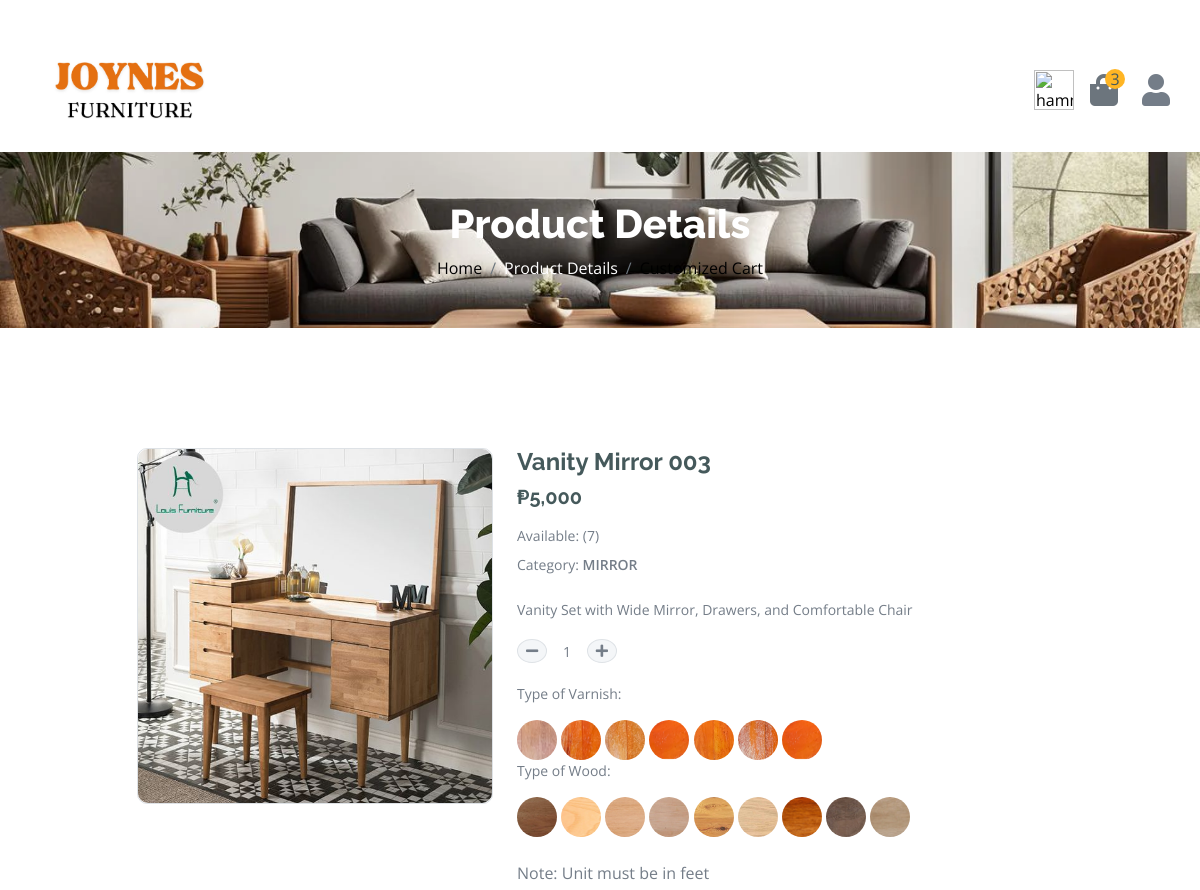
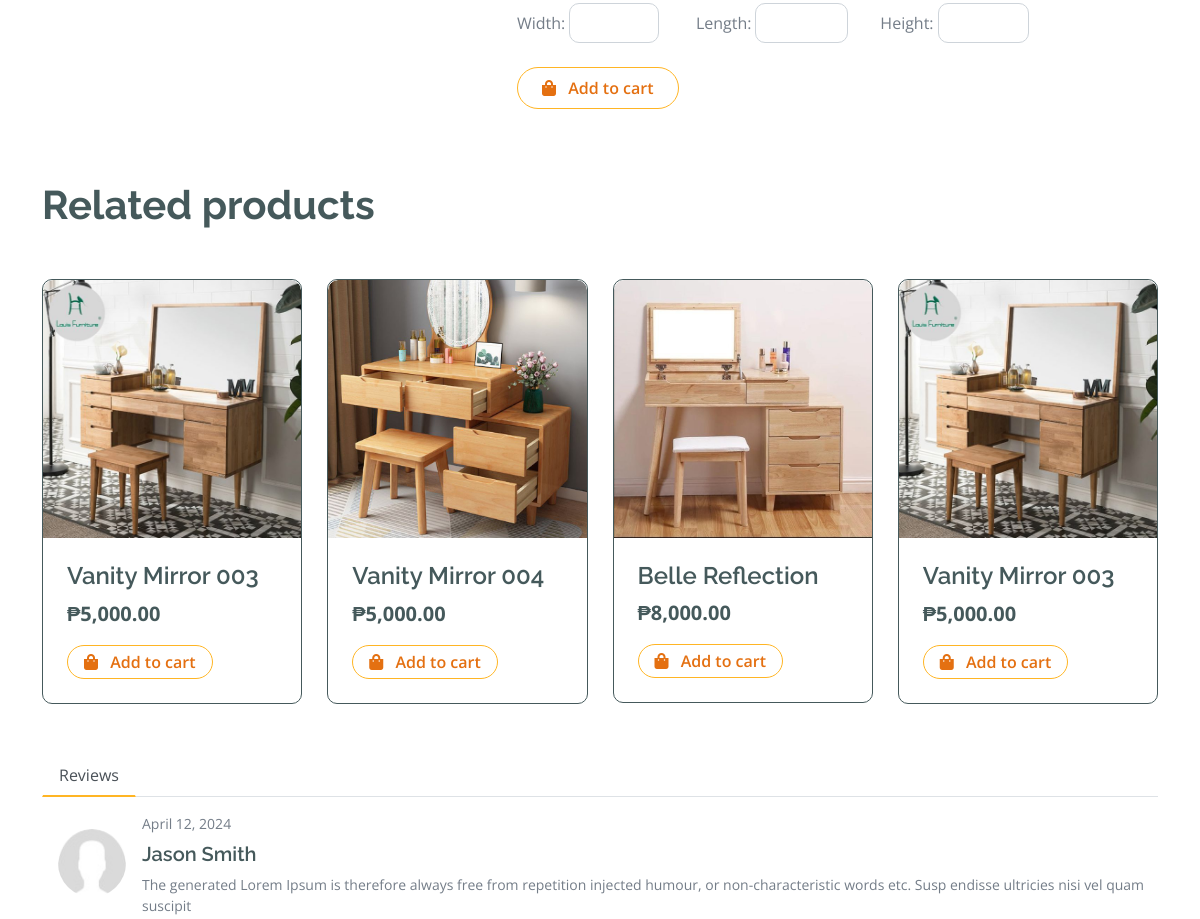
The app's page /customshop.php?id=140 (upper part), older data (2 pictures, top to bottom).
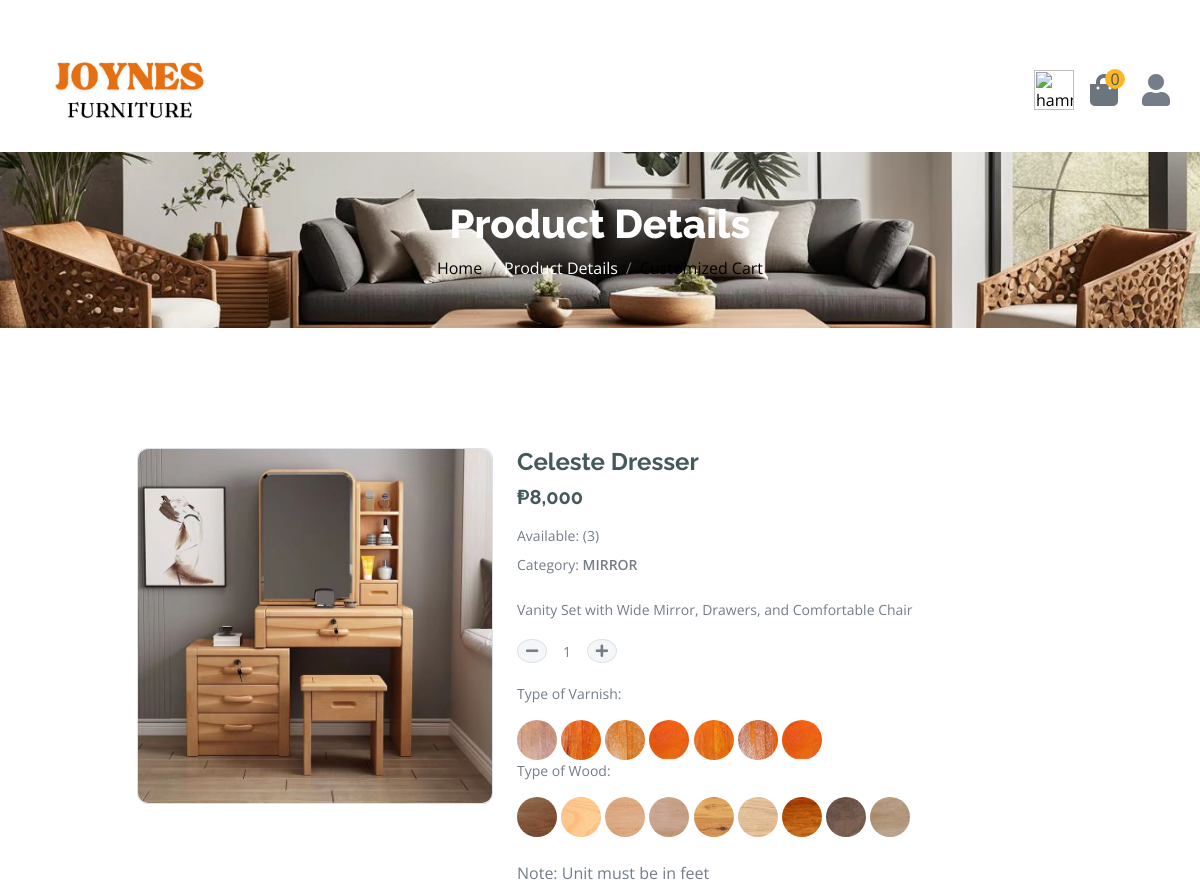
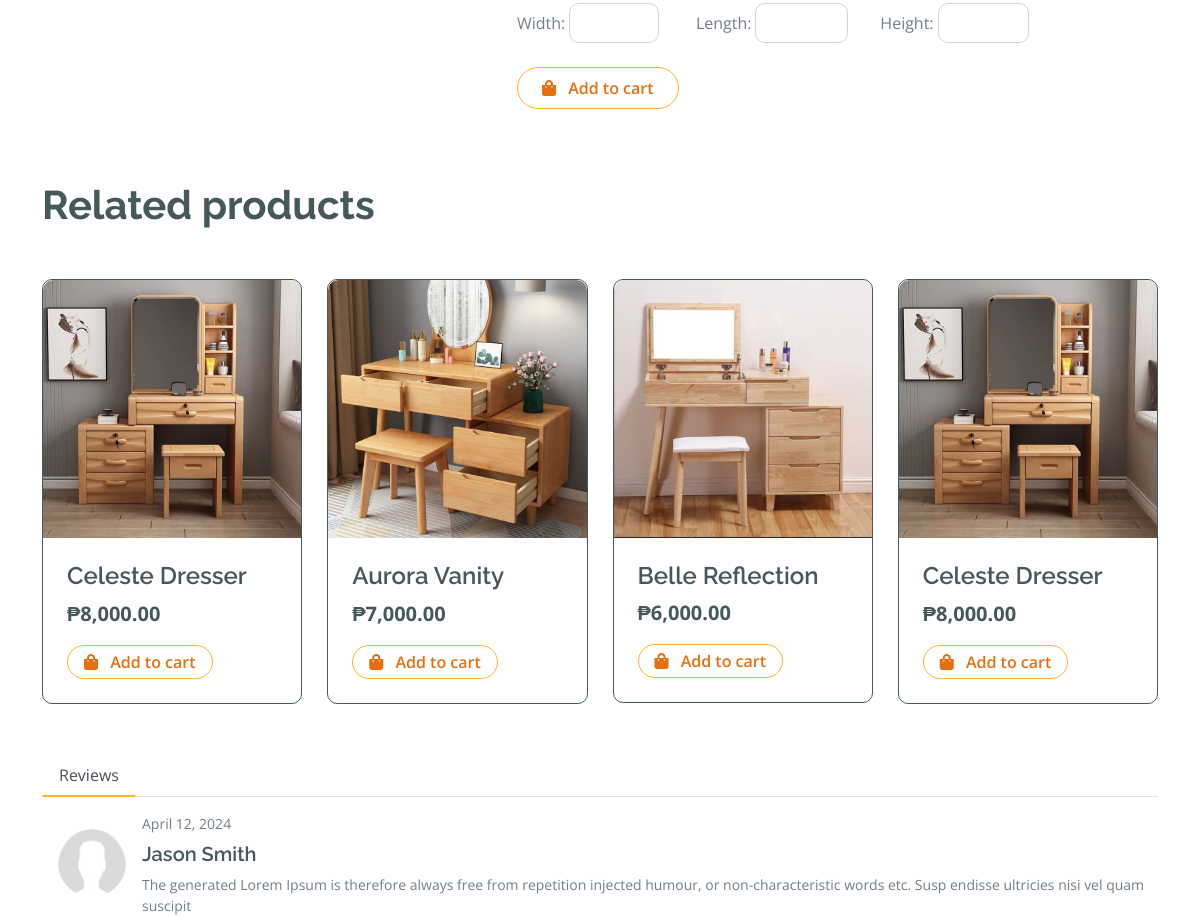
The same page, newer data (2 pictures, top to bottom).
### tables this page shows
CREATE TABLE `furnituretbl` (
  `fID` bigint(20) NOT NULL,
  `fName` varchar(255) NOT NULL,
  `category` varchar(255) NOT NULL,
  `image` varchar(255) NOT NULL,
  `fDes` varchar(5000) NOT NULL,
  `fQuantity` int(11) NOT NULL,
  `cost` bigint(255) NOT NULL,
  `date` date NOT NULL,
  `width` decimal(10,2) DEFAULT NULL,
  `length` decimal(10,2) DEFAULT NULL,
  `height` decimal(10,2) DEFAULT NULL
);

### customfunc.php (called while the page is built, shortened)
<?php
include("database.php");
$rawsql = "SELECT * FROM rawmtbl";
$rawresult = mysqli_query($conn, $rawsql);
$varsql = "SELECT * FROM varnishtbl";
$varresult = mysqli_query($conn, $varsql);
?>

### customshop.php (the view, shortened to what the changed rows need)
<?php
include("functions.php");
include("customfunc.php");
$sql5 = "SELECT COUNT(*) FROM addcart";
$result5 = mysqli_query($conn, $sql5);
$row5 = mysqli_fetch_assoc($result5);
$i = $row5['COUNT(*)'];
$id = $_GET['id'];
$sql = "SELECT * FROM furnituretbl WHERE fID= $id";
$result = mysqli_query($conn, $sql);
$row = mysqli_fetch_assoc($result);
$number = $row['cost'];
$formattedNumber = number_format($number, 0, '.', ',');
$cost = $formattedNumber;
$cat = $row['category'];
$sqlcat = "SELECT * FROM furnituretbl WHERE category = '$cat'";
$resultcat = mysqli_query($conn, $sqlcat);
?>
<!DOCTYPE html>
<html lang="en">
<head>
    <link rel="stylesheet" href="https://use.fontawesome.com/releases/v5.15.4/css/all.css" />
    <link href="https://cdn.jsdelivr.net/npm/bootstrap-icons@1.4.1/font/bootstrap-icons.css" rel="stylesheet">
    <link href="lib/lightbox/css/lightbox.min.css" rel="stylesheet">
    <link href="lib/owlcarousel/assets/owl.carousel.min.css" rel="stylesheet">
    <link href="css/bootstrap.min.css" rel="stylesheet">
    <link href="css/style.css" rel="stylesheet">
</head>
<body>
    <div class="container-fluid fixed-top">
        <div class="container px-0">
            <nav class="navbar navbar-light bg-white navbar-expand-xl">
                <div class="collapse navbar-collapse bg-white" id="navbarCollapse">
                    <div class="d-flex m-3 me-0">
                        <a href="cart.php" class="position-relative me-4 my-auto text-muted">
                            <i class="fa fa-shopping-bag fa-2x"></i>
                            <span class="position-absolute bg-secondary rounded-circle d-flex align-items-center justify-content-center text-dark px-1" style="top: -5px; left: 15px; height: 20px; min-width: 20px;"><?php echo $i; ?></span>
                        </a>
                    </div>
                </div>
            </nav>
        </div>
    </div>
    <div class="container-fluid page-header py-5">
        <h1 class="text-center text-white display-6">Product Details</h1>
    </div>
    <br>
    <div class="container-fluid py-5">
        <div class="container py-5">
            <form action="customSubmit.php" method="POST">
                <div class="col-lg-12 col-xl-12">
                    <div class="row justify-content-center">
                        <div class="col-lg-4">
                            <div class="border rounded">
                                <a href="#">
                                    <img src="./up/<?php echo $row['image']; ?>" class="img-fluid rounded" alt="Image">
                                </a>
                            </div>
                        </div>
                        <div class="col-lg-6">
                            <h4 class="fw-bold"><?php echo $row['fName']; ?></h4>
                            <h5 class="fw-bold mb-3">&#8369;<?php echo $cost; ?></h5>
                            <p class="mb-2">Available: (<?php echo $row['fQuantity']; ?>)</p>
                            <p class="mb-3">Category: <span class="text-uppercase"><?php echo $row['category']; ?></span></p>
                            <p class="mb-3"><?php echo $row['fDes']; ?></p>
                            <div class="input-group quantity mb-3 d-flex align-items-center" style="width: 100px;">
                                <div class="input-group-btn">
                                </div>
                                <input type="text" name="quantity" id="quantity" class="form-control form-control-sm text-center border-0 bg-transparent" readonly value="1">
                                <div class="input-group-btn">
                                </div>
                            </div>
                            <p class="mb-3">Type of Varnish:</p>
                            <div class="image-container">
                                <?php while ($rows = mysqli_fetch_assoc($varresult)) { ?>
                                    <label for="<?php echo $rows['ID']; ?>" class="input_var hover-text">
                                    </label>
                                <?php } ?>
                            </div>
                            <p class="mb-3">Type of Wood:</p>
                            <div class="image-container mt-2">
                                <?php while ($rows = mysqli_fetch_assoc($rawresult)) { ?>
                                    <label for="<?php echo $rows['pID']; ?>" class="input_var hover-text">
                                    </label>
                                <?php } ?>
                            </div>
                            <div class="custom-size mt-4">
                                <label>Note: Unit must be in feet</label>
                                <div class=" mt-2 d-flex justify-content-start">
                                </div>
                            </div>
                            <div>
                                <button type="submit" class="btn border border-secondary rounded-pill px-4 py-2 text-primary mt-4 mb-4" name="add"><i class="fa fa-shopping-bag me-2 text-primary"></i> Add to cart</button>
                            </div>
                        </div>
                    </div>
                </div>
            </form>
            <h1 class="fw-bold mb-0 mt-5">Related products</h1>
            <div class="vesitable">
                <div class="owl-carousel vegetable-carousel justify-content-center">
                    <?php while ($rowcat = mysqli_fetch_assoc($resultcat)) {
                        $number = $rowcat['cost'];
                        $formattedNumber = number_format($number, 2, '.', ',');
                        $costt = $formattedNumber;
                        ?>
                        <div class="border border-dark rounded position-relative vesitable-item">
                            <div class="vesitable-img">
                                <a href="?id=<?php echo $rowcat['fID']; ?>">
                                    <img src="./up/<?php echo $rowcat['image']; ?>" class="img-fluid w-100 rounded-top" alt="">
                                </a>
                            </div>
                            <div class="p-4 pb-0 rounded-bottom">
                                <h4><?php echo $rowcat['fName']; ?></h4>
                                <div class="d-flex justify-content-between flex-lg-wrap">
                                    <p class="text-dark fs-5 fw-bold">&#8369;<?php echo $costt; ?></p>
                                    <a href="#" class="btn border border-secondary rounded-pill px-3 py-1 mb-4 text-primary"><i class="fa fa-shopping-bag me-2 text-primary"></i> Add to cart</a>
                                </div>
                            </div>
                        </div>
                    <?php
                    }
                    ?>
                </div>
            </div>
        </div>
    </div>
</body>
</html>

Row changes from the older to the newer data that the page shows:
changed furnituretbl "MIRROR": image: a different picture; fName "Vanity Mirror 003" → "Celeste Dresser"; cost "5,000" → "8,000"; fQuantity "7" → "3"; cost "5,000.00" → "8,000.00"
changed furnituretbl: fName "Vanity Mirror 004" → "Aurora Vanity"; cost "5,000.00" → "7,000.00"
changed furnituretbl "Belle Reflection": cost "8,000.00" → "6,000.00"
Text that changed along with them:
$i: "3" → "0"
